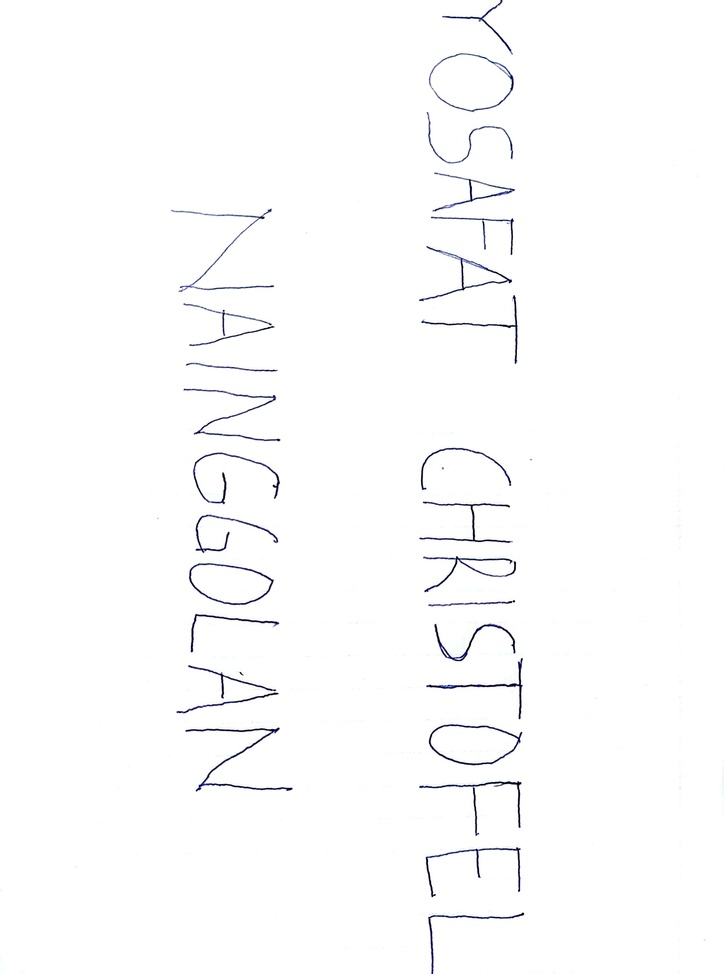
#> input picture PA-16_202131144_YOSAFAT CHRISTOFEL NAINGGOLAN_F/Yosa.jpg, 724 x 974 px, shrunk from 2404 x 3232 before the run
$ jupyter execute WordSegmentasi.ipynb
#> lines starting #> are read from the running program, lines starting #| are printed output that depends on the picture; after the words box and inside, x2 and y2 are one past the last pixel; in counts of white or black regions, pixels touching at a corner belong together
#> further down, image is the input picture: shape (974, 724, 3); mean R, G, B 252.2, 252.3, 252.6
[cell 1]
import matplotlib.pyplot as plt
from skimage import io, color, measure

def detect_letters(image_path):
#> called with image_path = 'Yosa.jpg'
    image = io.imread(image_path)
    gray = color.rgb2gray(image)
    threshold = gray < 0.5
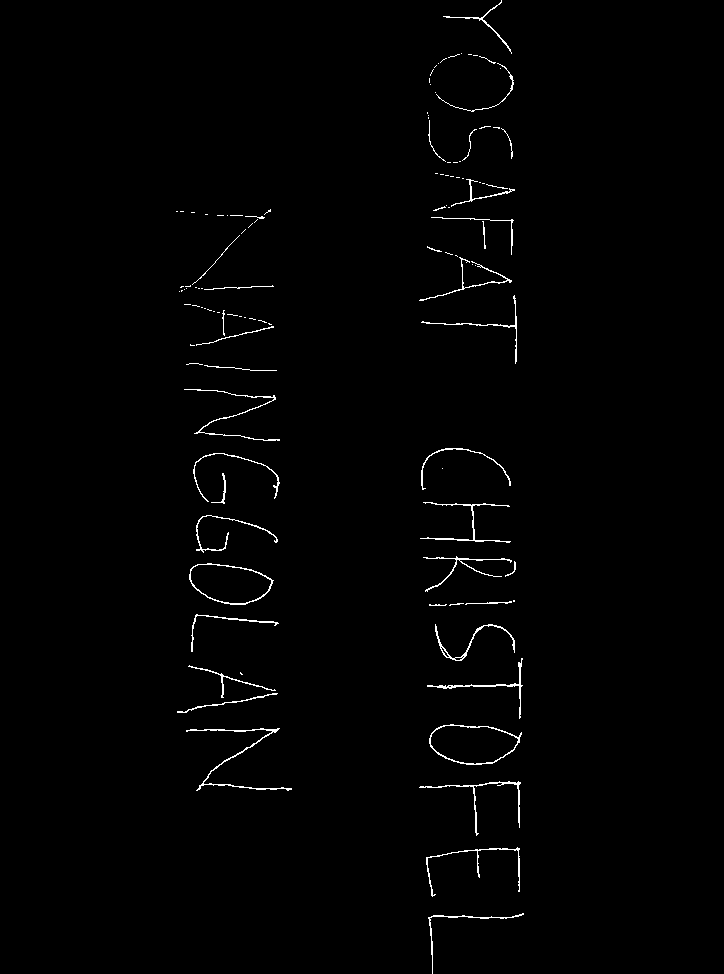
#> threshold: shape (974, 724) bool; 1% white in thin lines or dots, all inside (x1, y1, x2, y2) = (176, 0, 524, 974)
    clean_image = measure.label(threshold)
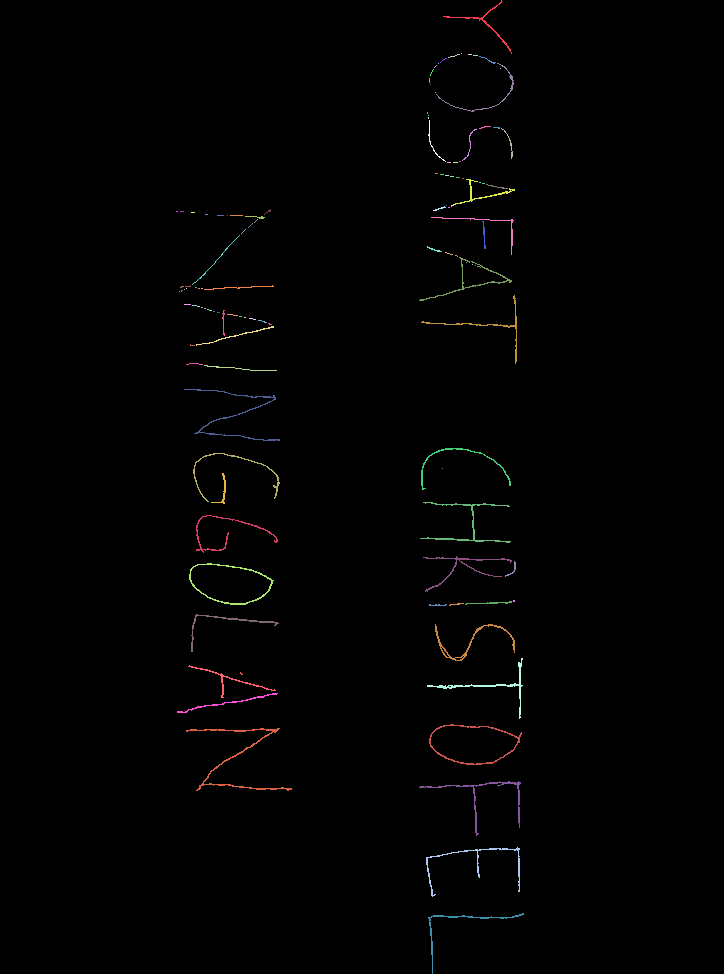
#> clean_image: shape (974, 724) int32; 115 distinct labels, from 0 to 114; one colour per label, 0 black

    contours = measure.find_contours(clean_image, 0.8)
#> contours = 284 point arrays, longest 685 points

    detected_letters = []
    for contour in contours:
        y, x = contour[:, 0], contour[:, 1]
        ymin, ymax = int(min(x)), int(max(x))
        xmin, xmax = int(min(y)), int(max(y))
        width = xmax - xmin
        height = ymax - ymin
        area = width * height
        aspect_ratio = width / height
        if area > 100 and aspect_ratio > 0.2:
            detected_letters.append((xmin, ymin, width, height))
#> this loop made 284 passes
#> (ymin, ymax, xmin, xmax, width, height, area, aspect_ratio) on passes 2, 18, 25: (442, 510, 4, 51, 47, 68, 3196, 0.691), (487, 495, 59, 63, 4, 8, 32, 0.5), (500, 506, 64, 69, 5, 6, 30, 0.833)

    return detected_letters


image_path = 'Yosa.jpg'


image = io.imread(image_path)


plt.subplot(1, 2, 1)
plt.imshow(image)
plt.axis('off')
plt.title('Gambar Awal')


detected_letters = detect_letters(image_path)


plt.subplot(1, 2, 2)
plt.imshow(image)
plt.axis('off')
plt.title('Deteksi Huruf')


for (x, y, width, height) in detected_letters:
    rect = plt.Rectangle((y, x), height, width, edgecolor='g', linewidth=2, fill=False)
    plt.gca().add_patch(rect)
#> this loop made 36 passes
#> (x, y, width, height) on passes 1 to 12: (4, 442, 47, 68), (178, 450, 28, 64), (218, 489, 36, 24), (220, 481, 28, 4), (256, 418, 44, 51), (264, 464, 23, 47), (294, 420, 69, 96), (325, 238, 9, 35), (334, 213, 7, 25), (404, 236, 10, 26), (414, 193, 19, 43), (447, 420, 42, 62)

plt.show()
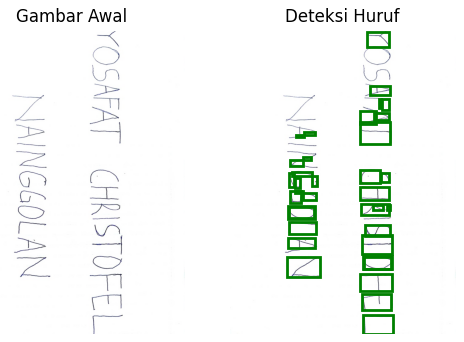
#> figure drawn by matplotlib, 2 panels

$ run again, with PA-16_202131144_YOSAFAT CHRISTOFEL NAINGGOLAN_F/Hasil segmentasi.jpg copied over PA-16_202131144_YOSAFAT CHRISTOFEL NAINGGOLAN_F/Yosa.jpg
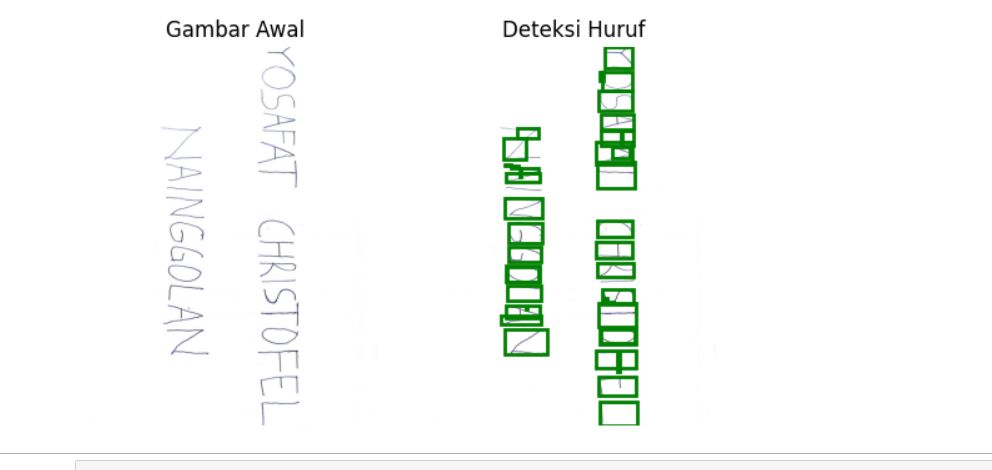
#> input picture PA-16_202131144_YOSAFAT CHRISTOFEL NAINGGOLAN_F/Hasil segmentasi.jpg, 992 x 470 px
#> image is the input picture: shape (470, 992, 3); mean R, G, B 247.5, 250.1, 247.6
#> threshold: shape (470, 992) bool; 2.1% white; 55 white regions (19 under 20 px), largest, box (x1, y1, x2, y2) and area: (595, 47, 637, 190) 2218, (505, 222, 544, 303) 1361, (598, 288, 638, 346) 906
#> in detect_letters, `clean_image = measure.label(threshold)`:
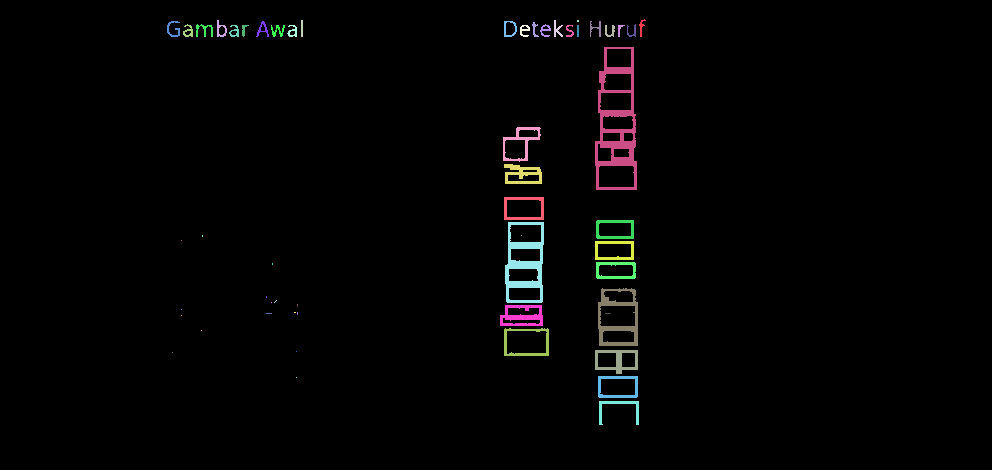
#> clean_image: shape (470, 992) int32; 56 distinct labels, from 0 to 55; one colour per label, 0 black
#> contours = 96 point arrays, longest 391 points
#> the loop in detect_letters, `for contour in contours:` made 96 passes
#> (ymin, ymax, xmin, xmax, width, height, area, aspect_ratio) on passes 1, 2, 3, 4, 6, 7, 8, 9: (638, 645, 18, 36, 18, 7, 126, 2.57), (216, 226, 19, 36, 17, 10, 170, 1.7), (300, 302, 19, 36, 17, 2, 34, 8.5), (553, 562, 19, 36, 17, 9, 153, 1.89), (166, 179, 20, 36, 16, 13, 208, 1.23), (255, 268, 20, 36, 16, 13, 208, 1.23), (503, 516, 20, 36, 16, 13, 208, 1.23), (589, 600, 20, 36, 16, 11, 176, 1.45)
#> after the loop in detect_letters, `for contour in contours:`: detected_letters = 58 items, first 6: (18, 638, 18, 7), (19, 216, 17, 10), (19, 553, 17, 9), (20, 166, 16, 13), (20, 255, 16, 13), (20, 503, 16, 13)
#> the loop `for (x, y, width, height) in detected_letters:` made 58 passes
#> `plt.show()`:
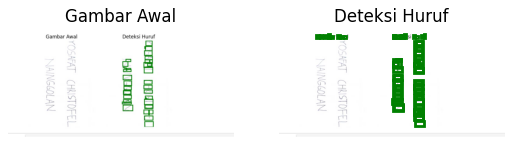
#> figure drawn by matplotlib, 2 panels

$ run again, with PA-16_202131144_YOSAFAT CHRISTOFEL NAINGGOLAN_F/detail 1.jpg copied over PA-16_202131144_YOSAFAT CHRISTOFEL NAINGGOLAN_F/Yosa.jpg
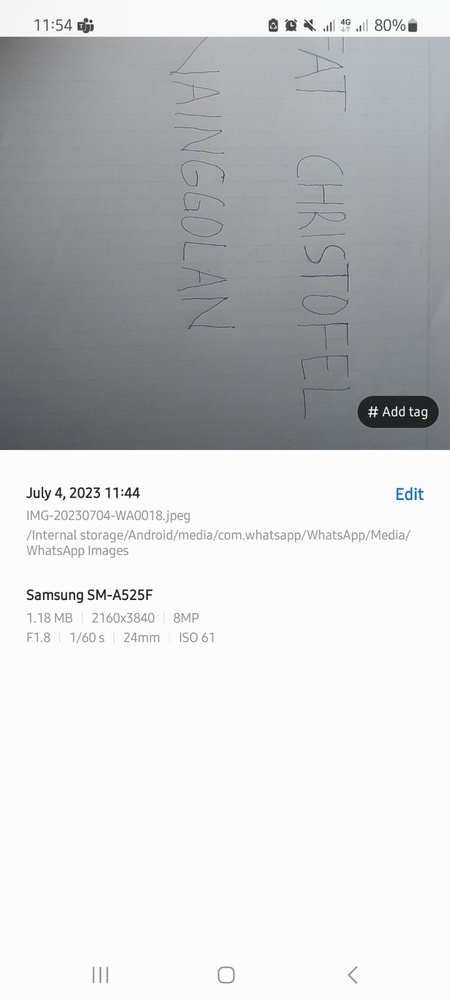
#> input picture PA-16_202131144_YOSAFAT CHRISTOFEL NAINGGOLAN_F/detail 1.jpg, 450 x 1000 px, shrunk from 720 x 1600 before the run
#> image is the input picture: shape (1000, 450, 3); mean R, G, B 204, 205.3, 207
#> in detect_letters, `threshold = gray < 0.5`:
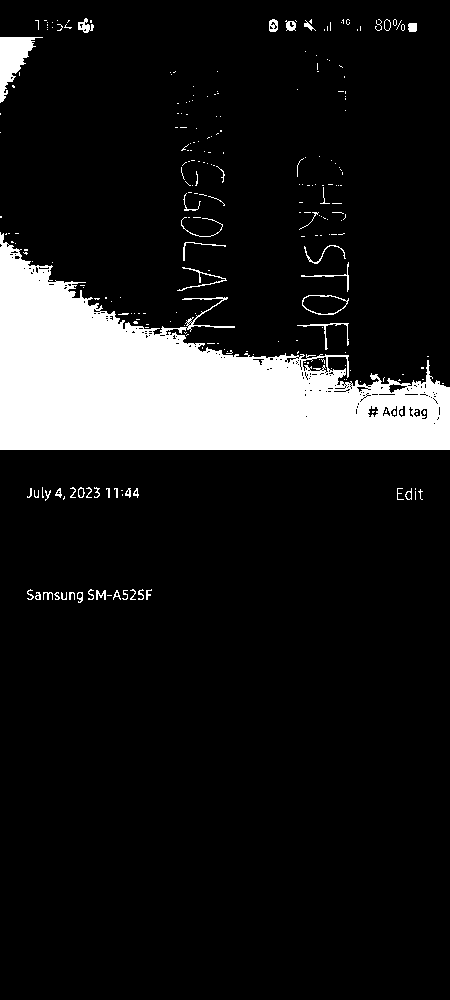
#> threshold: shape (1000, 450) bool; 12% white; 256 white regions (205 under 20 px), largest, box (x1, y1, x2, y2) and area: (0, 232, 450, 450) 49845, (0, 37, 43, 103) 1234, (297, 323, 349, 350) 159
#> in detect_letters, `clean_image = measure.label(threshold)`:
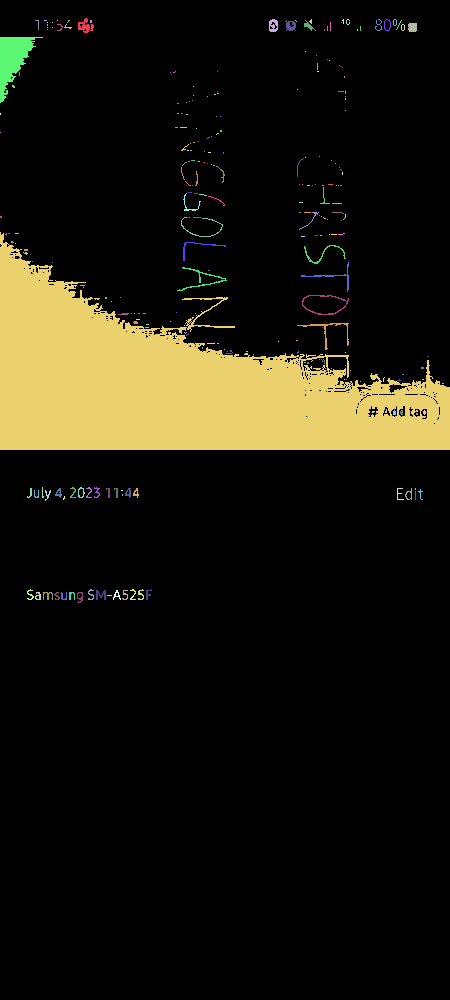
#> clean_image: shape (1000, 450) int32; 257 distinct labels, from 0 to 256; one colour per label, 0 black
#> contours = 572 point arrays, longest 1507 points
#> the loop in detect_letters, `for contour in contours:` made 119 passes
#> (ymin, ymax, xmin, xmax, width, height, area, aspect_ratio) on passes 1, 2, 9, 26, 35, 36, 37, 44: (77, 89, 17, 32, 15, 12, 180, 1.25), (268, 277, 18, 31, 13, 9, 117, 1.44), (34, 38, 19, 29, 10, 4, 40, 2.5), (285, 295, 20, 30, 10, 10, 100, 1), (270, 276, 21, 28, 7, 6, 42, 1.17), (289, 293, 21, 26, 5, 4, 20, 1.25), (303, 313, 21, 30, 9, 10, 90, 0.9), (407, 416, 22, 31, 9, 9, 81, 1)
#> after the loop in detect_letters, `for contour in contours:`: detected_letters = [(17, 77, 15, 12), (18, 268, 13, 9), (36, 0, 66, 42)]
